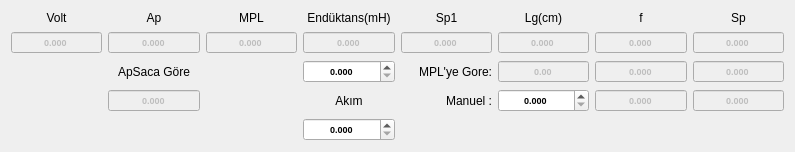
        <widget class="QWidget" name="gridLayoutWidget">
         <property name="geometry">
          <rect>
           <x>230</x>
           <y>20</y>
           <width>795</width>
           <height>138</height>
          </rect>
         </property>
         <layout class="QGridLayout" name="gridLayout">
          <item row="2" column="3">
           <widget class="QDoubleSpinBox" name="doubleSpinBox_enduktans_2">
            <property name="enabled">
             <bool>true</bool>
            </property>
            <property name="font">
             <font>
              <pointsize>7</pointsize>
              <weight>75</weight>
              <bold>true</bold>
             </font>
            </property>
            <property name="layoutDirection">
             <enum>Qt::LeftToRight</enum>
            </property>
            <property name="autoFillBackground">
             <bool>false</bool>
            </property>
            <property name="alignment">
             <set>Qt::AlignCenter</set>
            </property>
            <property name="buttonSymbols">
             <enum>QAbstractSpinBox::UpDownArrows</enum>
            </property>
            <property name="decimals">
             <number>3</number>
            </property>
            <property name="maximum">
             <double>999999.000000000000000</double>
            </property>
            <property name="singleStep">
             <double>0.010000000000000</double>
            </property>
           </widget>
          </item>
          <item row="1" column="7">
           <widget class="QDoubleSpinBox" name="doubleSpinBox_Sp_oto">
            <property name="enabled">
             <bool>false</bool>
            </property>
            <property name="font">
             <font>
              <pointsize>7</pointsize>
              <weight>75</weight>
              <bold>true</bold>
             </font>
            </property>
            <property name="layoutDirection">
             <enum>Qt::LeftToRight</enum>
            </property>
            <property name="autoFillBackground">
             <bool>false</bool>
            </property>
            <property name="alignment">
             <set>Qt::AlignCenter</set>
            </property>
            <property name="buttonSymbols">
             <enum>QAbstractSpinBox::NoButtons</enum>
            </property>
            <property name="decimals">
             <number>3</number>
            </property>
            <property name="maximum">
             <double>999999.000000000000000</double>
            </property>
           </widget>
          </item>
          <item row="1" column="4">
           <widget class="QDoubleSpinBox" name="doubleSpinBox_Sp1">
            <property name="enabled">
             <bool>false</bool>
            </property>
            <property name="font">
             <font>
              <pointsize>7</pointsize>
              <weight>75</weight>
              <bold>true</bold>
             </font>
            </property>
            <property name="layoutDirection">
             <enum>Qt::LeftToRight</enum>
            </property>
            <property name="autoFillBackground">
             <bool>false</bool>
            </property>
            <property name="alignment">
             <set>Qt::AlignCenter</set>
            </property>
            <property name="buttonSymbols">
             <enum>QAbstractSpinBox::NoButtons</enum>
            </property>
            <property name="decimals">
             <number>3</number>
            </property>
            <property name="maximum">
             <double>999999.000000000000000</double>
            </property>
           </widget>
          </item>
          <item row="0" column="7">
           <widget class="QLabel" name="label_21">
            <property name="text">
             <string>Sp</string>
            </property>
            <property name="alignment">
             <set>Qt::AlignCenter</set>
            </property>
           </widget>
          </item>
          <item row="0" column="1">
           <widget class="QLabel" name="label_27">
            <property name="text">
             <string>Ap</string>
            </property>
            <property name="alignment">
             <set>Qt::AlignCenter</set>
            </property>
           </widget>
          </item>
          <item row="0" column="0">
           <widget class="QLabel" name="label_8">
            <property name="text">
             <string>Volt</string>
            </property>
            <property name="alignment">
             <set>Qt::AlignCenter</set>
            </property>
           </widget>
          </item>
          <item row="3" column="7">
           <widget class="QDoubleSpinBox" name="doubleSpinBox_Sp_man">
            <property name="enabled">
             <bool>false</bool>
            </property>
            <property name="font">
             <font>
              <pointsize>7</pointsize>
              <weight>75</weight>
              <bold>true</bold>
             </font>
            </property>
            <property name="layoutDirection">
             <enum>Qt::LeftToRight</enum>
            </property>
            <property name="autoFillBackground">
             <bool>false</bool>
            </property>
            <property name="alignment">
             <set>Qt::AlignCenter</set>
            </property>
            <property name="buttonSymbols">
             <enum>QAbstractSpinBox::NoButtons</enum>
            </property>
            <property name="decimals">
             <number>3</number>
            </property>
            <property name="maximum">
             <double>999999.000000000000000</double>
            </property>
           </widget>
          </item>
          <item row="1" column="6">
           <widget class="QDoubleSpinBox" name="doubleSpinBox_f_oto">
            <property name="enabled">
             <bool>false</bool>
            </property>
            <property name="font">
             <font>
              <pointsize>7</pointsize>
              <weight>75</weight>
              <bold>true</bold>
             </font>
            </property>
            <property name="layoutDirection">
             <enum>Qt::LeftToRight</enum>
            </property>
            <property name="autoFillBackground">
             <bool>false</bool>
            </property>
            <property name="alignment">
             <set>Qt::AlignCenter</set>
            </property>
            <property name="buttonSymbols">
             <enum>QAbstractSpinBox::NoButtons</enum>
            </property>
            <property name="decimals">
             <number>3</number>
            </property>
            <property name="maximum">
             <double>999999.000000000000000</double>
            </property>
           </widget>
          </item>
          <item row="2" column="7">
           <widget class="QDoubleSpinBox" name="doubleSpinBox_Sp_mpl">
            <property name="enabled">
             <bool>false</bool>
            </property>
            <property name="font">
             <font>
              <pointsize>7</pointsize>
              <weight>75</weight>
              <bold>true</bold>
             </font>
            </property>
            <property name="layoutDirection">
             <enum>Qt::LeftToRight</enum>
            </property>
            <property name="autoFillBackground">
             <bool>false</bool>
            </property>
            <property name="alignment">
             <set>Qt::AlignCenter</set>
            </property>
            <property name="buttonSymbols">
             <enum>QAbstractSpinBox::NoButtons</enum>
            </property>
            <property name="decimals">
             <number>3</number>
            </property>
            <property name="maximum">
             <double>999999.000000000000000</double>
            </property>
           </widget>
          </item>
          <item row="0" column="4">
           <widget class="QLabel" name="label_18">
            <property name="text">
             <string>Sp1</string>
            </property>
            <property name="alignment">
             <set>Qt::AlignCenter</set>
            </property>
           </widget>
          </item>
          <item row="3" column="5">
           <widget class="QDoubleSpinBox" name="doubleSpinBox_Lg_man">
            <property name="enabled">
             <bool>true</bool>
            </property>
            <property name="font">
             <font>
              <pointsize>7</pointsize>
              <weight>75</weight>
              <bold>true</bold>
             </font>
            </property>
            <property name="layoutDirection">
             <enum>Qt::LeftToRight</enum>
            </property>
            <property name="autoFillBackground">
             <bool>false</bool>
            </property>
            <property name="alignment">
             <set>Qt::AlignCenter</set>
            </property>
            <property name="buttonSymbols">
             <enum>QAbstractSpinBox::UpDownArrows</enum>
            </property>
            <property name="decimals">
             <number>3</number>
            </property>
            <property name="maximum">
             <double>999999.000000000000000</double>
            </property>
            <property name="singleStep">
             <double>0.050000000000000</double>
            </property>
           </widget>
          </item>
          <item row="3" column="6">
           <widget class="QDoubleSpinBox" name="doubleSpinBox_f_man">
            <property name="enabled">
             <bool>false</bool>
            </property>
            <property name="font">
             <font>
              <pointsize>7</pointsize>
              <weight>75</weight>
              <bold>true</bold>
             </font>
            </property>
            <property name="layoutDirection">
             <enum>Qt::LeftToRight</enum>
            </property>
            <property name="autoFillBackground">
             <bool>false</bool>
            </property>
            <property name="alignment">
             <set>Qt::AlignCenter</set>
            </property>
            <property name="buttonSymbols">
             <enum>QAbstractSpinBox::NoButtons</enum>
            </property>
            <property name="decimals">
             <number>3</number>
            </property>
            <property name="maximum">
             <double>999999.000000000000000</double>
            </property>
           </widget>
          </item>
          <item row="0" column="3">
           <widget class="QLabel" name="label_12">
            <property name="text">
             <string>Endüktans(mH)</string>
            </property>
            <property name="alignment">
             <set>Qt::AlignCenter</set>
            </property>
           </widget>
          </item>
          <item row="0" column="5">
           <widget class="QLabel" name="label_19">
            <property name="text">
             <string>Lg(cm)</string>
            </property>
            <property name="alignment">
             <set>Qt::AlignCenter</set>
            </property>
           </widget>
          </item>
          <item row="1" column="3">
           <widget class="QDoubleSpinBox" name="doubleSpinBox_enduktans">
            <property name="enabled">
             <bool>false</bool>
            </property>
            <property name="font">
             <font>
              <pointsize>7</pointsize>
              <weight>75</weight>
              <bold>true</bold>
             </font>
            </property>
            <property name="layoutDirection">
             <enum>Qt::LeftToRight</enum>
            </property>
            <property name="autoFillBackground">
             <bool>false</bool>
            </property>
            <property name="alignment">
             <set>Qt::AlignCenter</set>
            </property>
            <property name="buttonSymbols">
             <enum>QAbstractSpinBox::NoButtons</enum>
            </property>
            <property name="decimals">
             <number>3</number>
            </property>
            <property name="maximum">
             <double>999999.000000000000000</double>
            </property>
           </widget>
          </item>
          <item row="3" column="4">
           <widget class="QLabel" name="label_17">
            <property name="text">
             <string>Manuel :</string>
            </property>
            <property name="alignment">
             <set>Qt::AlignRight|Qt::AlignTrailing|Qt::AlignVCenter</set>
            </property>
           </widget>
          </item>
          <item row="2" column="6">
           <widget class="QDoubleSpinBox" name="doubleSpinBox_f_mpl">
            <property name="enabled">
             <bool>false</bool>
            </property>
            <property name="font">
             <font>
              <pointsize>7</pointsize>
              <weight>75</weight>
              <bold>true</bold>
             </font>
            </property>
            <property name="layoutDirection">
             <enum>Qt::LeftToRight</enum>
            </property>
            <property name="autoFillBackground">
             <bool>false</bool>
            </property>
            <property name="alignment">
             <set>Qt::AlignCenter</set>
            </property>
            <property name="buttonSymbols">
             <enum>QAbstractSpinBox::NoButtons</enum>
            </property>
            <property name="decimals">
             <number>3</number>
            </property>
            <property name="maximum">
             <double>999999.000000000000000</double>
            </property>
           </widget>
          </item>
          <item row="2" column="4">
           <widget class="QLabel" name="label_25">
            <property name="text">
             <string>MPL'ye Gore:</string>
            </property>
            <property name="alignment">
             <set>Qt::AlignRight|Qt::AlignTrailing|Qt::AlignVCenter</set>
            </property>
           </widget>
          </item>
          <item row="3" column="3">
           <widget class="QLabel" name="label_11">
            <property name="text">
             <string>Akım</string>
            </property>
            <property name="alignment">
             <set>Qt::AlignCenter</set>
            </property>
           </widget>
          </item>
          <item row="2" column="5">
           <widget class="QDoubleSpinBox" name="doubleSpinBox_Lg_mpl">
            <property name="enabled">
             <bool>false</bool>
            </property>
            <property name="font">
             <font>
              <pointsize>7</pointsize>
              <weight>75</weight>
              <bold>true</bold>
             </font>
            </property>
            <property name="layoutDirection">
             <enum>Qt::LeftToRight</enum>
            </property>
            <property name="autoFillBackground">
             <bool>false</bool>
            </property>
            <property name="alignment">
             <set>Qt::AlignCenter</set>
            </property>
            <property name="buttonSymbols">
             <enum>QAbstractSpinBox::NoButtons</enum>
            </property>
            <property name="decimals">
             <number>2</number>
            </property>
            <property name="maximum">
             <double>999999.000000000000000</double>
            </property>
           </widget>
          </item>
          <item row="1" column="1">
           <widget class="QDoubleSpinBox" name="doubleSpinBox_Ap">
            <property name="enabled">
             <bool>false</bool>
            </property>
            <property name="font">
             <font>
              <pointsize>7</pointsize>
              <weight>75</weight>
              <bold>true</bold>
             </font>
            </property>
            <property name="layoutDirection">
             <enum>Qt::LeftToRight</enum>
            </property>
            <property name="autoFillBackground">
             <bool>false</bool>
            </property>
            <property name="alignment">
             <set>Qt::AlignCenter</set>
            </property>
            <property name="buttonSymbols">
             <enum>QAbstractSpinBox::NoButtons</enum>
            </property>
            <property name="decimals">
             <number>3</number>
            </property>
            <property name="maximum">
             <double>999999.000000000000000</double>
            </property>
           </widget>
          </item>
          <item row="0" column="6">
           <widget class="QLabel" name="label_20">
            <property name="text">
             <string>f</string>
            </property>
            <property name="alignment">
             <set>Qt::AlignCenter</set>
            </property>
           </widget>
          </item>
          <item row="1" column="5">
           <widget class="QDoubleSpinBox" name="doubleSpinBox_Lg_oto">
            <property name="enabled">
             <bool>false</bool>
            </property>
            <property name="font">
             <font>
              <pointsize>7</pointsize>
              <weight>75</weight>
              <bold>true</bold>
             </font>
            </property>
            <property name="layoutDirection">
             <enum>Qt::LeftToRight</enum>
            </property>
            <property name="autoFillBackground">
             <bool>false</bool>
            </property>
            <property name="alignment">
             <set>Qt::AlignCenter</set>
            </property>
            <property name="buttonSymbols">
             <enum>QAbstractSpinBox::NoButtons</enum>
            </property>
            <property name="decimals">
             <number>3</number>
            </property>
            <property name="maximum">
             <double>999999.000000000000000</double>
            </property>
           </widget>
          </item>
          <item row="1" column="0">
           <widget class="QDoubleSpinBox" name="doubleSpinBox_volt_m">
            <property name="enabled">
             <bool>false</bool>
            </property>
            <property name="font">
             <font>
              <pointsize>7</pointsize>
              <weight>75</weight>
              <bold>true</bold>
             </font>
            </property>
            <property name="layoutDirection">
             <enum>Qt::LeftToRight</enum>
            </property>
            <property name="autoFillBackground">
             <bool>false</bool>
            </property>
            <property name="alignment">
             <set>Qt::AlignCenter</set>
            </property>
            <property name="buttonSymbols">
             <enum>QAbstractSpinBox::NoButtons</enum>
            </property>
            <property name="decimals">
             <number>3</number>
            </property>
            <property name="maximum">
             <double>999999.000000000000000</double>
            </property>
           </widget>
          </item>
          <item row="4" column="3">
           <widget class="QDoubleSpinBox" name="doubleSpinBox_akim_t">
            <property name="enabled">
             <bool>true</bool>
            </property>
            <property name="font">
             <font>
              <pointsize>7</pointsize>
              <weight>75</weight>
              <bold>true</bold>
             </font>
            </property>
            <property name="layoutDirection">
             <enum>Qt::LeftToRight</enum>
            </property>
            <property name="autoFillBackground">
             <bool>false</bool>
            </property>
            <property name="alignment">
             <set>Qt::AlignCenter</set>
            </property>
            <property name="buttonSymbols">
             <enum>QAbstractSpinBox::UpDownArrows</enum>
            </property>
            <property name="decimals">
             <number>3</number>
            </property>
            <property name="maximum">
             <double>999999.000000000000000</double>
            </property>
           </widget>
          </item>
          <item row="0" column="2">
           <widget class="QLabel" name="label_26">
            <property name="text">
             <string>MPL</string>
            </property>
            <property name="alignment">
             <set>Qt::AlignCenter</set>
            </property>
           </widget>
          </item>
          <item row="1" column="2">
           <widget class="QDoubleSpinBox" name="doubleSpinBox_mpl">
            <property name="enabled">
             <bool>false</bool>
            </property>
            <property name="font">
             <font>
              <pointsize>7</pointsize>
              <weight>75</weight>
              <bold>true</bold>
             </font>
            </property>
            <property name="layoutDirection">
             <enum>Qt::LeftToRight</enum>
            </property>
            <property name="autoFillBackground">
             <bool>false</bool>
            </property>
            <property name="alignment">
             <set>Qt::AlignCenter</set>
            </property>
            <property name="buttonSymbols">
             <enum>QAbstractSpinBox::NoButtons</enum>
            </property>
            <property name="decimals">
             <number>3</number>
            </property>
            <property name="maximum">
             <double>999999.000000000000000</double>
            </property>
           </widget>
          </item>
          <item row="3" column="1">
           <widget class="QDoubleSpinBox" name="doubleSpinBox_apSacaGore">
            <property name="enabled">
             <bool>false</bool>
            </property>
            <property name="font">
             <font>
              <pointsize>7</pointsize>
              <weight>75</weight>
              <bold>true</bold>
             </font>
            </property>
            <property name="layoutDirection">
             <enum>Qt::LeftToRight</enum>
            </property>
            <property name="autoFillBackground">
             <bool>false</bool>
            </property>
            <property name="alignment">
             <set>Qt::AlignCenter</set>
            </property>
            <property name="buttonSymbols">
             <enum>QAbstractSpinBox::NoButtons</enum>
            </property>
            <property name="decimals">
             <number>3</number>
            </property>
            <property name="maximum">
             <double>999999.000000000000000</double>
            </property>
           </widget>
          </item>
          <item row="2" column="1">
           <widget class="QLabel" name="label_29">
            <property name="text">
             <string>ApSaca Göre</string>
            </property>
            <property name="alignment">
             <set>Qt::AlignCenter</set>
            </property>
           </widget>
          </item>
         </layout>
        </widget>
